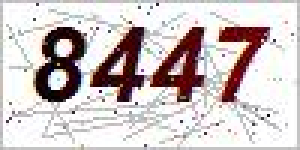
#> input picture 验证码处理/VerificationCode/Img1487150790734.jpg, 100 x 50 px (shown 3 times larger); its folder holds only this picture in this run
$ python '图片去噪点.py'
#> lines starting #> are read from the running program, lines starting #| are printed output that depends on the picture; after the words box and inside, x2 and y2 are one past the last pixel; in counts of white or black regions, pixels touching at a corner belong together
# -*- coding: utf-8 -*-
import cv2
import numpy as np
import datetime,time,os
#import PIL.Image as Image
from PIL import Image,ImageDraw

class ImagePretreatment(object):
	"""图片预处理"""
	def __init__(self):
		self.Images = []
		self.threshold = 90 #阈值
		self.table = []
		self.TwoValueImages = [] #二值化图片
		self.ClearNoiseImages =[] #降噪图片

	# [92 lines left out: function sum_9_region, not called in this run]

	def getPixel(self,image,x,y,G,N):
	# G: Integer 图像二值化阀值
	# N: Integer 降噪率 0 <N <8
	# Z: Integer 降噪次数
		L = image.getpixel((x,y))
		if L > G:
			L = True
		else:
			L = False

		nearDots = 0
		if L == (image.getpixel((x - 1,y - 1)) > G):
			nearDots += 1
		if L == (image.getpixel((x - 1,y)) > G):
			nearDots += 1
		if L == (image.getpixel((x - 1,y + 1)) > G):
			nearDots += 1
		if L == (image.getpixel((x,y - 1)) > G):
			nearDots += 1
		if L == (image.getpixel((x,y + 1)) > G):
			nearDots += 1
		if L == (image.getpixel((x + 1,y - 1)) > G):
			nearDots += 1
		if L == (image.getpixel((x + 1,y)) > G):
			nearDots += 1
		if L == (image.getpixel((x + 1,y + 1)) > G):
			nearDots += 1

		if nearDots < N:
			return image.getpixel((x,y-1))
		else:
			return None

	def loadimgs(self,path):
		"""加载图片数据集"""
#> called with path = 'VerificationCode'
		for dirname, dirnames, filenames in os.walk(path):
			for filename in filenames:
				if os.path.splitext(os.path.join(dirname, filename))[1].lower() != ".db":
					im = Image.open(os.path.join(dirname, filename))
#> im is the input picture: PIL image 100x50 RGB; mean R, G, B 205.8, 196.3, 196.3
					im = im.convert("L") #数据转换为long类型
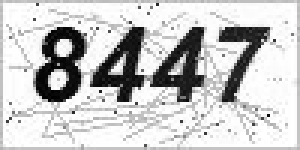
#> im: PIL image 100x50 L (shown 3 times larger); min 1, max 255, mean 199.2
					#self.Images.append(np.asarray(im, dtype=np.uint8))
					self.Images.append(im)

	def initTable(self):
		for i in range(256):
			if i < self.threshold:
				self.table.append(0)
			else:
				self.table.append(1)

	def TwoValuePro(self):
		"""二值化图片"""
		self.initTable()
		for image in self.Images:
			out = image.point(self.table, '1')
			#out.show()
			self.TwoValueImages.append(out)
#> this loop made 1 pass
#> pass 1, in TwoValuePro, `out = image.point(self.table, '1')`:
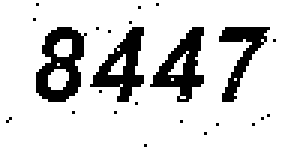
#> out: PIL image 100x50 1 (shown 3 times larger); 83.8% white; 24 black regions (20 under 20 px), largest, box (x1, y1, x2, y2) and area: (12, 9, 29, 34) 231, (50, 9, 68, 34) 203, (30, 9, 48, 34) 201, (73, 9, 90, 34) 153
#> after the loop, self.TwoValueImages = 1 item

	def ClearNoise(self):
		"""降噪点"""
		self.TwoValuePro()
		for image in self.TwoValueImages:
			draw = ImageDraw.Draw(image)
			for x in range(1,image.size[0] - 1):
				for y in range(1,image.size[1]-1):
					color = self.getPixel(image,x,y,140,1)
					c = str(color)
					if color != None:
						draw.point((x,y),c)
			self.ClearNoiseImages.append(image)
#> this loop made 1 pass
			#image.show()


	def	Save(self,folder):
		"""保存图片"""
#> called with folder = 'Pretreatment'
		if os.path.exists(folder) != True:
			os.makedirs(folder)

		for image in self.ClearNoiseImages:
			newFileName = folder+ "\Pret"+str(time.time())+".jpg"
			image.save(newFileName)
			time.sleep(0.0000001)

imgp = ImagePretreatment()
imgp.loadimgs("VerificationCode")
imgp.ClearNoise()
imgp.Save("Pretreatment");

$ run again, on 验证码处理/VerificationCode/Img1487150791309.jpg
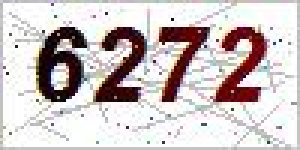
#> input picture 验证码处理/VerificationCode/Img1487150791309.jpg, 100 x 50 px (shown 3 times larger)
#> in loadimgs, im is the input picture: PIL image 100x50 RGB; mean R, G, B 205.7, 196.2, 196.2
#> in loadimgs, `im = im.convert("L")`:
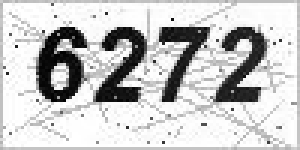
#> im: PIL image 100x50 L (shown 3 times larger); min 1, max 255, mean 199.1
#> the loop in TwoValuePro, `for image in self.Images:` made 1 pass
#> pass 1, in TwoValuePro, `out = image.point(self.table, '1')`:
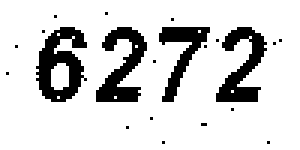
#> out: PIL image 100x50 1 (shown 3 times larger); 83.6% white; 21 black regions (17 under 20 px), largest, box (x1, y1, x2, y2) and area: (12, 9, 29, 34) 237, (32, 9, 49, 34) 207, (72, 9, 89, 34) 201, (53, 9, 70, 34) 159
#> after the loop in TwoValuePro, `for image in self.Images:`: self.TwoValueImages = 1 item
#> the loop in ClearNoise, `for image in self.TwoValueImages:` made 1 pass
#> the loop in Save, `for image in self.ClearNoiseImages:` made 1 pass

$ run again, on 验证码处理/VerificationCode/Img1487150791480.jpg
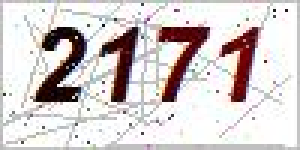
#> input picture 验证码处理/VerificationCode/Img1487150791480.jpg, 100 x 50 px (shown 3 times larger)
#> in loadimgs, im is the input picture: PIL image 100x50 RGB; mean R, G, B 212.6, 205.4, 205
#> in loadimgs, `im = im.convert("L")`:
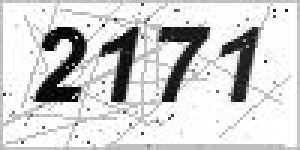
#> im: PIL image 100x50 L (shown 3 times larger); min 0, max 255, mean 207.5
#> the loop in TwoValuePro, `for image in self.Images:` made 1 pass
#> pass 1, in TwoValuePro, `out = image.point(self.table, '1')`:
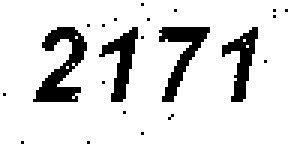
#> out: PIL image 100x50 1 (shown 3 times larger); 87% white; 22 black regions (18 under 20 px), largest, box (x1, y1, x2, y2) and area: (11, 9, 29, 34) 207, (53, 9, 70, 34) 159, (33, 9, 46, 34) 135, (74, 9, 86, 34) 128
#> after the loop in TwoValuePro, `for image in self.Images:`: self.TwoValueImages = 1 item
#> the loop in ClearNoise, `for image in self.TwoValueImages:` made 1 pass
#> the loop in Save, `for image in self.ClearNoiseImages:` made 1 pass

$ run again, on 验证码处理/VerificationCode/Img1487150791607.jpg
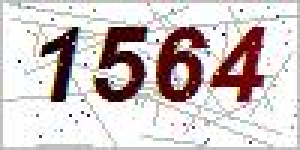
#> input picture 验证码处理/VerificationCode/Img1487150791607.jpg, 100 x 50 px (shown 3 times larger)
#> in loadimgs, im is the input picture: PIL image 100x50 RGB; mean R, G, B 207.5, 197.1, 196.7
#> in loadimgs, `im = im.convert("L")`:
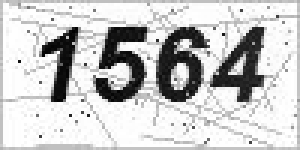
#> im: PIL image 100x50 L (shown 3 times larger); min 0, max 255, mean 200.1
#> the loop in TwoValuePro, `for image in self.Images:` made 1 pass
#> pass 1, in TwoValuePro, `out = image.point(self.table, '1')`:
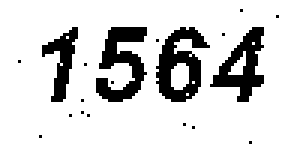
#> out: PIL image 100x50 1 (shown 3 times larger); 83.9% white; 19 black regions (15 under 20 px), largest, box (x1, y1, x2, y2) and area: (52, 9, 70, 34) 232, (32, 9, 49, 34) 229, (70, 9, 88, 34) 201, (14, 9, 26, 34) 130
#> after the loop in TwoValuePro, `for image in self.Images:`: self.TwoValueImages = 1 item
#> the loop in ClearNoise, `for image in self.TwoValueImages:` made 1 pass
#> the loop in Save, `for image in self.ClearNoiseImages:` made 1 pass

$ run again, on 验证码处理/VerificationCode/Img1487150790798.jpg
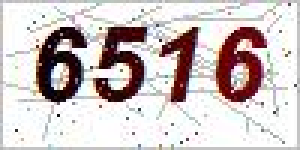
#> input picture 验证码处理/VerificationCode/Img1487150790798.jpg, 100 x 50 px (shown 3 times larger)
#> in loadimgs, im is the input picture: PIL image 100x50 RGB; mean R, G, B 206, 196.2, 195.7
#> in loadimgs, `im = im.convert("L")`:
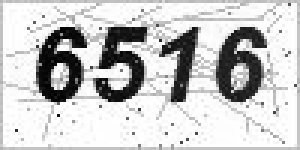
#> im: PIL image 100x50 L (shown 3 times larger); min 1, max 255, mean 199.1
#> the loop in TwoValuePro, `for image in self.Images:` made 1 pass
#> pass 1, in TwoValuePro, `out = image.point(self.table, '1')`:
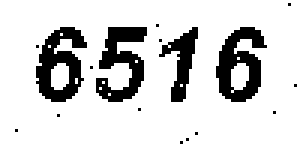
#> out: PIL image 100x50 1 (shown 3 times larger); 83.1% white; 17 black regions (13 under 20 px), largest, box (x1, y1, x2, y2) and area: (12, 9, 29, 34) 235, (72, 9, 89, 34) 235, (32, 9, 49, 34) 227, (53, 9, 66, 34) 135
#> after the loop in TwoValuePro, `for image in self.Images:`: self.TwoValueImages = 1 item
#> the loop in ClearNoise, `for image in self.TwoValueImages:` made 1 pass
#> the loop in Save, `for image in self.ClearNoiseImages:` made 1 pass
